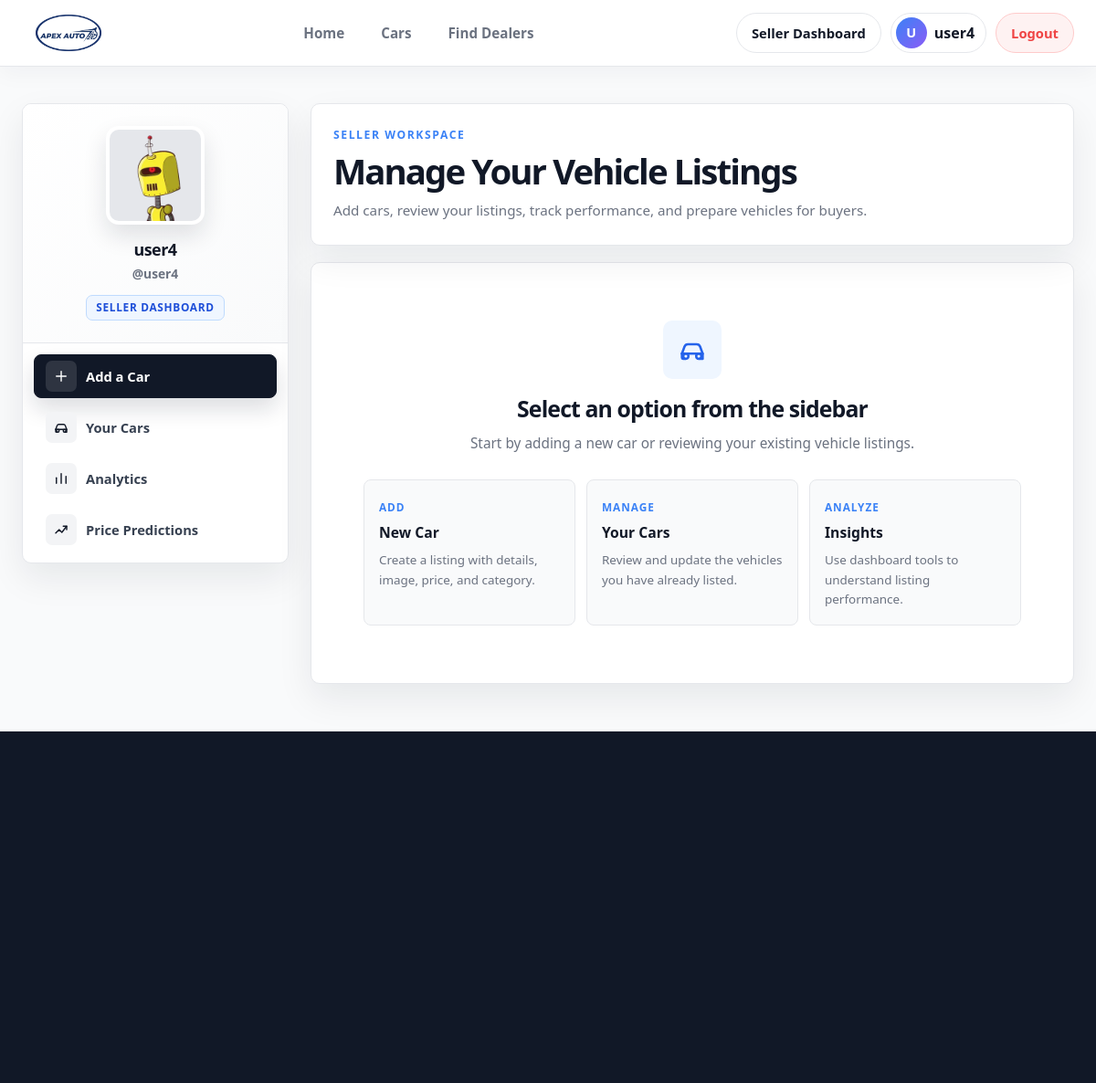
The app's page /seller/dashboard/ (signed in) with its own data.
### profiles/models.py (models this page shows, shortened)
class User(AbstractBaseUser, PermissionsMixin):
    email = models.EmailField(max_length=255, unique=True, blank=False)
    username = models.CharField(max_length=255, unique=True, blank=False)
    first_name = models.CharField(max_length=255, blank=True,
                                  validators=[RegexValidator(
                                      r'^[a-zA-Z ]+$', 'Enter a valid name (letters only).')],
                                  )
    last_name = models.CharField(max_length=255, blank=True,
                                 validators=[RegexValidator(
                                     r'^[a-zA-Z ]+$', 'Enter a valid name (letters only).')],
                                 )
    is_active = models.BooleanField(default=False)
    is_staff = models.BooleanField(default=False)
    phone = models.CharField(blank=True,
        max_length=11,
        validators=[
            RegexValidator(r'^01\d{9}$', 'Phone number must start with 01 and be exactly 11 digits.'
                           )
        ]
    )
    is_phone_verified = models.BooleanField(default=False)
    is_customer = models.BooleanField(default=True)
    is_seller = models.BooleanField(default=False)
    created_at = models.DateTimeField(auto_now_add=True)
    updated_at = models.DateTimeField(auto_now=True)
    USERNAME_FIELD = 'email'
    REQUIRED_FIELDS = ['username']
    objects = UserManager()
    class Meta:
        ordering = ["-created_at"]

### seller/views.py (the view)
# urls.py: path('dashboard/', SellerDashBoardView.as_view(), name='seller_dashboard'),
class SellerDashBoardView(LoginRequiredMixin, IsSellerMixin, TemplateView):
    template_name = 'seller_dashboard.html'

### cars/cart.py (called while the page is built)
    def count(self):
        return sum(item['quantity'] for item in self.cart.values())

### cars/context_processors.py (called while the page is built)
def cart_count(request):
    cart = Cart(request)
    return {
        "cart_count": cart.count()
    }

def brands_list(request):
    return {
        "brands": Brand.objects.all()
    }

### profiles/mixins.py (called while the page is built)
    def test_func(self):
        return self.request.user.is_authenticated and hasattr(self. request.user, 'is_seller') and self.request.user.is_seller

### seller/templates/seller_dashboard.html (shortened to what this page needs)
{% extends 'base.html' %}
{% load static %}
{% block body %}
<section class="seller-dashboard-page" id="sellerDashboardPage">
  <div class="seller-dashboard-layout">
    <aside class="seller-dashboard-sidebar js-seller-sidebar">
      <div class="seller-dashboard-sidebar__profile">
        <div class="seller-dashboard-sidebar__avatar">
          {% if request.user.profile.photo %}
            <img src="{{ request.user.profile.photo.url }}" alt="{{ request.user.username }}">
          {% else %}
            <img src="{% static 'default.webp' %}" alt="{{ request.user.username }}">
          {% endif %}
        </div>
        <div class="seller-dashboard-sidebar__user">
          <h2>
            {{ request.user.get_full_name|default:request.user.username }}
          </h2>
          <p>
            @{{ request.user.username }}
          </p>
          <span>
            Seller Dashboard
          </span>
        </div>
      </div>
      <nav class="seller-dashboard-nav" aria-label="Seller dashboard navigation">
        <button
          type="button"
          class="seller-dashboard-nav__item is-active"
          hx-get="{% url 'seller:add-car' %}"
          hx-target="#sellerContent"
          hx-swap="innerHTML"
          data-seller-nav
        >
          <span class="seller-dashboard-nav__icon">
            <svg viewBox="0 0 24 24" aria-hidden="true">
              <path d="M12 5V19"></path>
              <path d="M5 12H19"></path>
            </svg>
          </span>
          <span>Add a Car</span>
        </button>
        <button
          type="button"
          class="seller-dashboard-nav__item"
          hx-get="{% url 'seller:your-cars' %}"
          hx-target="#sellerContent"
          hx-swap="innerHTML"
          data-seller-nav
        >
          <span class="seller-dashboard-nav__icon">
          </span>
          <span>Your Cars</span>
        </button>
        <button
          type="button"
          class="seller-dashboard-nav__item"
          data-seller-static-panel="analytics"
          data-seller-nav
        >
          <span class="seller-dashboard-nav__icon">
            <svg viewBox="0 0 24 24" aria-hidden="true">
              <path d="M5 19V11"></path>
              <path d="M12 19V5"></path>
              <path d="M19 19V9"></path>
            </svg>
          </span>
          <span>Analytics</span>
        </button>
        <button
          type="button"
          class="seller-dashboard-nav__item"
          data-seller-static-panel="predictions"
          data-seller-nav
        >
          <span class="seller-dashboard-nav__icon">
            <svg viewBox="0 0 24 24" aria-hidden="true">
              <path d="M4 17L9 12L13 16L20 7"></path>
              <path d="M15 7H20V12"></path>
            </svg>
          </span>
          <span>Price Predictions</span>
        </button>
      </nav>
    </aside>
    <main class="seller-dashboard-main js-seller-main">
      <div class="seller-dashboard-header js-seller-header">
        <div>
          <p class="seller-dashboard-header__eyebrow">
            Seller Workspace
          </p>
          <h1>
            Manage Your Vehicle Listings
          </h1>
          <p>
            Add cars, review your listings, track performance, and prepare vehicles for buyers.
          </p>
        </div>
      </div>
      <section class="seller-dashboard-content" id="sellerContent">
        <div class="seller-dashboard-empty js-seller-empty">
          <div class="seller-dashboard-empty__icon">
          </div>
          <h2>
            Select an option from the sidebar
          </h2>
          <p>
            Start by adding a new car or reviewing your existing vehicle listings.
          </p>
          <div class="seller-dashboard-empty__cards">
            <div class="seller-dashboard-mini-card">
              <span>Add</span>
              <strong>New Car</strong>
              <p>Create a listing with details, image, price, and category.</p>
            </div>
            <div class="seller-dashboard-mini-card">
              <span>Manage</span>
              <strong>Your Cars</strong>
              <p>Review and update the vehicles you have already listed.</p>
            </div>
            <div class="seller-dashboard-mini-card">
              <span>Analyze</span>
              <strong>Insights</strong>
              <p>Use dashboard tools to understand listing performance.</p>
            </div>
          </div>
        </div>
      </section>
    </main>
  </div>
</section>
{% endblock %}

### car_dealership/templates/base.html (shortened to what this page needs)
<!DOCTYPE html>
{% load static %}
<html lang="en">
<head>
	<link rel="stylesheet" href="{% static 'sass/style.css' %}">
	<link href="https://cdn.jsdelivr.net/npm/swiffy-slider@2.1.0/dist/css/swiffy-slider.css" rel="stylesheet"
>
	<link href="https://cdn.jsdelivr.net/npm/bootstrap@5.3.8/dist/css/bootstrap.min.css" rel="stylesheet"
>
</head>
<body>
	<header class="site-header">
		<nav class="main-navbar" aria-label="Main navigation">
			<div class="main-navbar__container">
				<a href="{% url 'home' %}" class="main-navbar__brand" aria-label="Car Dealership Home">
					<img src="{% static 'banner/logo1.png' %}" alt="Car Dealership Logo" class="logo-img">
				</a>
				<ul class="main-navbar__links">
					<li>
						<a href="{% url 'home' %}"
							class="main-navbar__link {% if request.resolver_match.url_name == 'home' %}is-active{% endif %}">
							Home
						</a>
					</li>
					<li>
						<a href="{% url 'cars' %}"
							class="main-navbar__link {% if request.resolver_match.url_name == 'cars' %}is-active{% endif %}">
							Cars
						</a>
					</li>
					<li>
						<a href="{% url 'find_us' %}"
							class="main-navbar__link {% if request.resolver_match.url_name == 'find_us' %}is-active{% endif %}">
							Find Dealers
						</a>
					</li>
				</ul>
				<div class="main-navbar__actions">
					{% if request.user.is_authenticated %}
					{% if request.user.is_seller %}
					<a href="{% url 'seller:seller_dashboard' %}" class="nav-btn nav-btn--ghost">
						Seller Dashboard
					</a>
					{% endif %}
					<a href="{% url 'profile' %}" class="main-navbar__profile">
						<span class="main-navbar__avatar">
							{{ request.user.username|slice:":1"|upper }}
						</span>
						<span class="main-navbar__profile-name">
							{{ request.user.get_full_name|default:request.user.username }}
						</span>
					</a>
					<form method="post" action="{% url 'logout' %}" class="main-navbar__logout-form">
						<button type="submit" class="nav-btn nav-btn--danger">
							Logout
						</button>
					</form>
					{% endif %}
				</div>
			</div>
		</nav>
	</header>
	<main>
		{% block body %}
		{% endblock %}
	</main>
	<footer class="site-footer" id="siteFooter">
		<div class="site-footer__inner">
		</div>
	</footer>
</body>
</html>

### records on screen
User: user.username "U", user.get_full_name "user4", user.username "user4"
